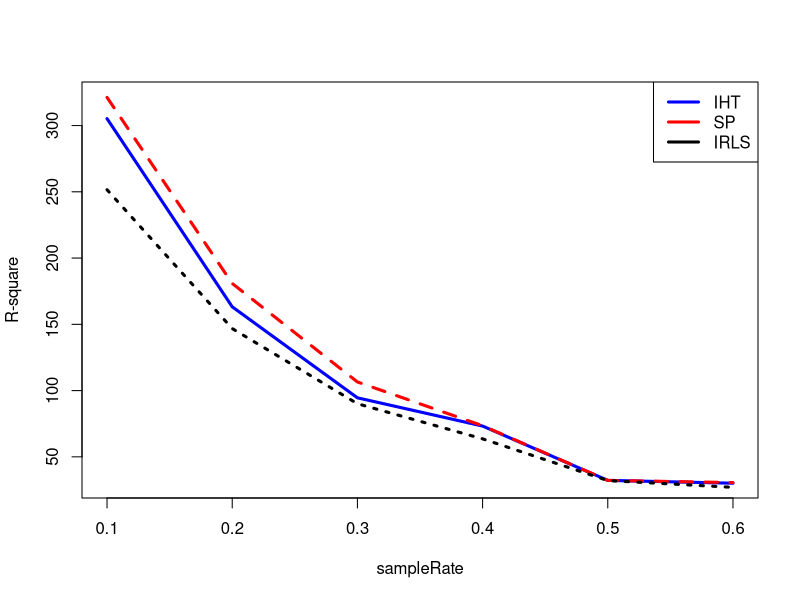

Recreate this plot in R.
## ---- chunk 1
dat1<-read.csv("IHT-smallbo-samplerate-rsquare.csv",head=F,sep=",")
dat2<-read.csv("SP-smallbo-samplerate-rsquare.csv",head=F,sep=",")
dat3<-read.csv("IRLS-smallbo-samplerate-rsquare.csv",head=F,sep=",")
plot(dat2,type="n",xlab="sampleRate",ylab="R-square")
lines(dat1,col="blue",lty=1,lwd=3)
lines(dat2,col="red",lty=2,lwd=3)
lines(dat3,col="black",lty=3,lwd=3)
legend("topright",c(dat1,dat2,dat3),c("IHT","SP","IRLS"),col=c("blue","red","black"),lwd=3)
